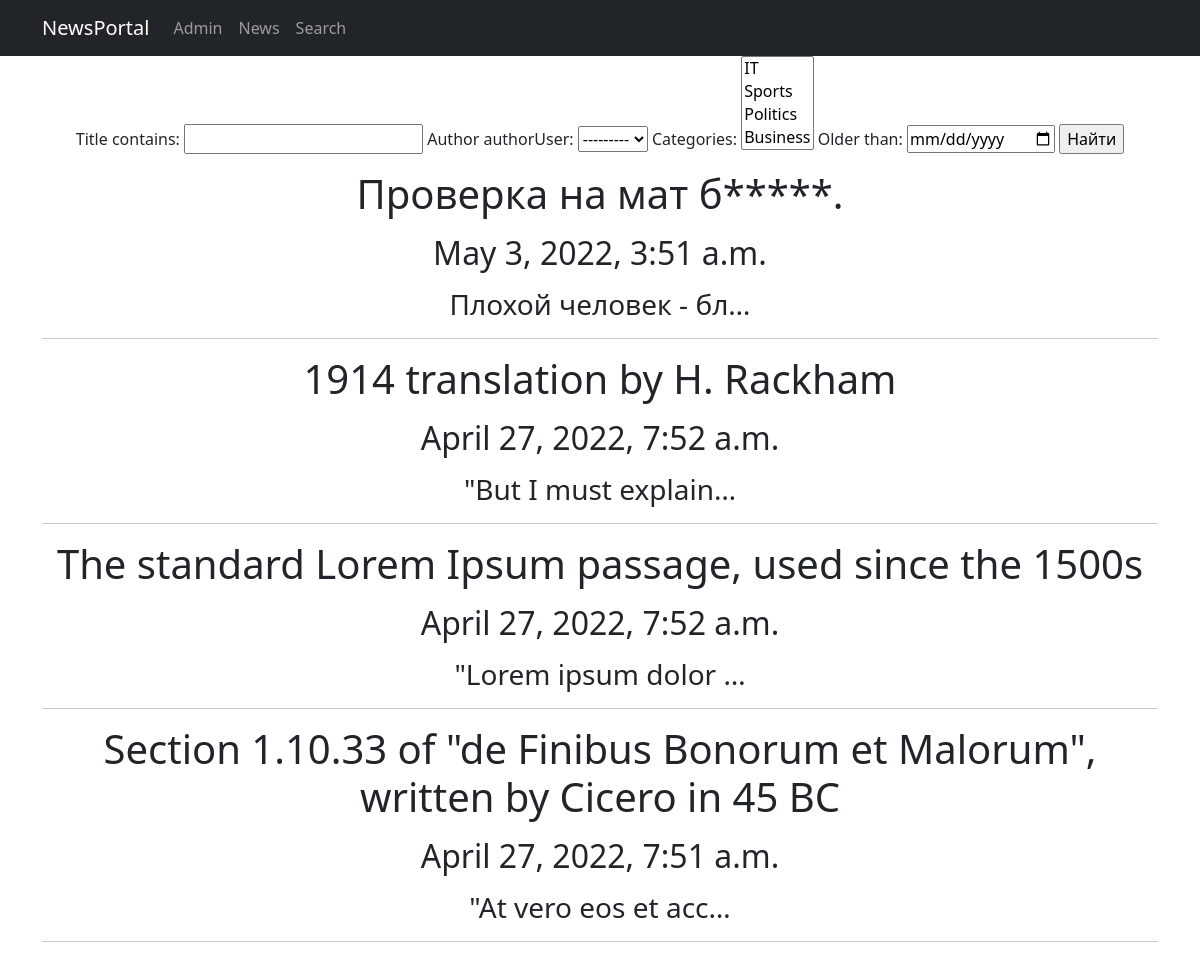
Page /news/search/ on the earlier database version.
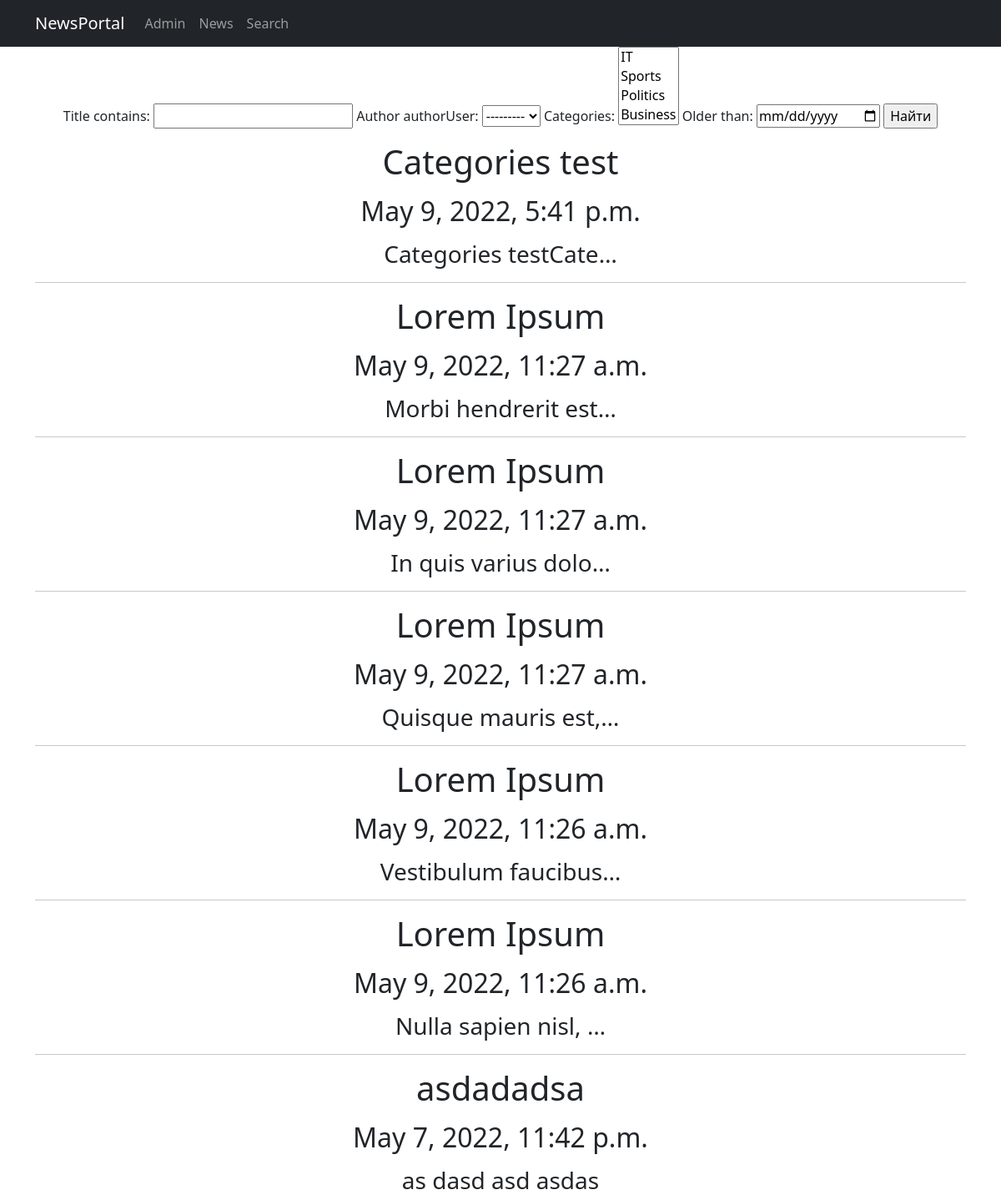
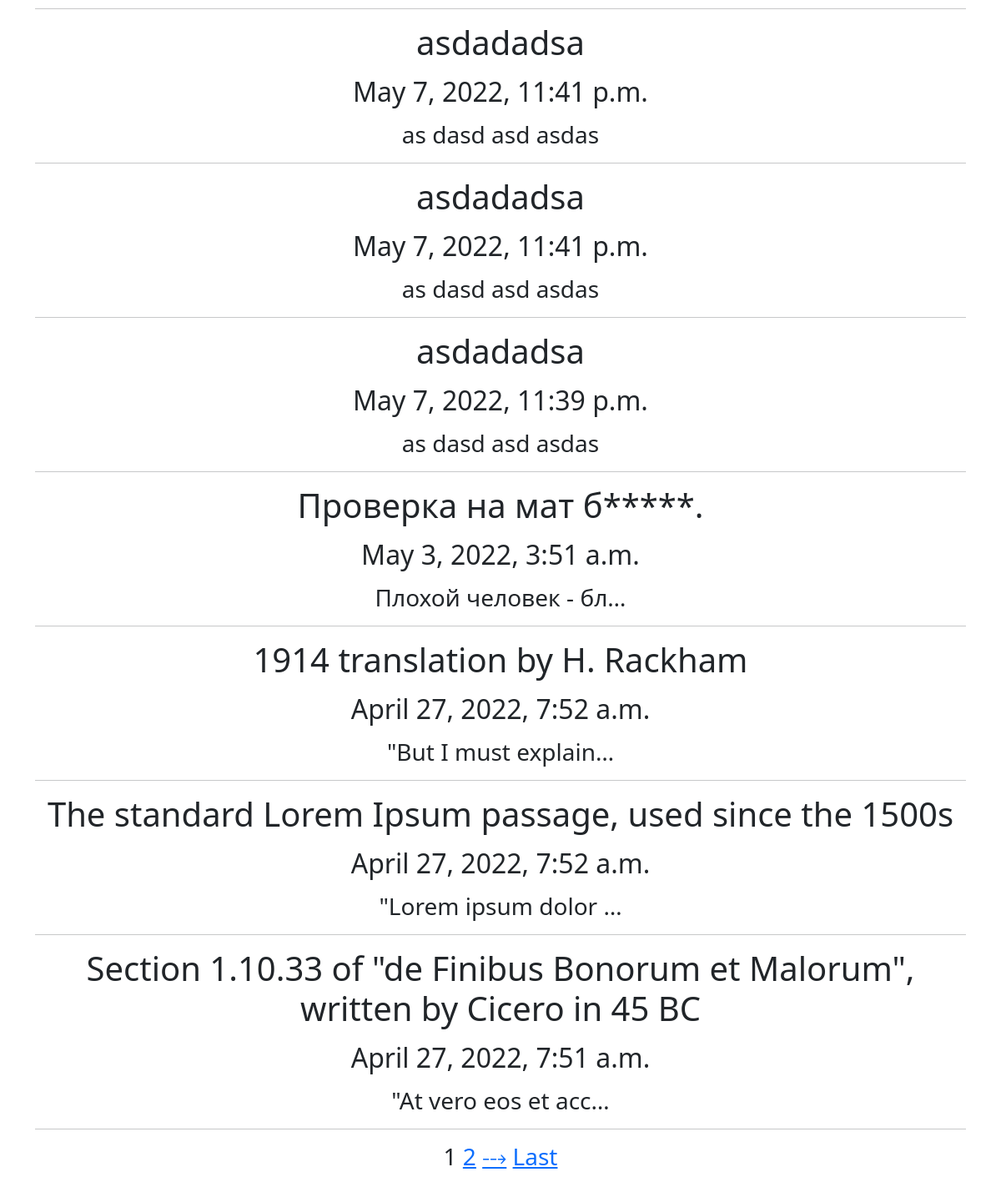
Same page on the later database version (2 pictures, top to bottom).
### NewsPortal/models.py (models this page shows, shortened)
class Post(models.Model):
    author = models.ForeignKey(Author, on_delete=models.CASCADE)
    NEWS = 'N'
    ARTICLE = 'A'
    CATEGORY_CHOICE = (
        (NEWS, 'Новость'),
        (ARTICLE, 'Статья'),
    )
    сategoryType = models.CharField(max_length=1, choices=CATEGORY_CHOICE, default=ARTICLE)
    creation_timedate = models.DateTimeField(auto_now_add=True)
    postCategory = models.ManyToManyField(Category, through="PostCategory")
    title = models.CharField(max_length=128)
    text = models.TextField()
    rating = models.SmallIntegerField(default=0)

### NewsPortal/views.py (the view)
# urls.py: path('search/', SearchView.as_view(), name='search')
class SearchView(ListView):
    template_name = 'search.html'
    model = Post
    ordering = '-creation_timedate'
    paginate_by = 10
    def get_context_data(self, **kwargs):  # забираем отфильтрованные объекты переопределяя метод get_context_data у наследуемого класса (привет, полиморфизм, мы скучали!!!)
        context = super().get_context_data(**kwargs)
        context['filter'] = PostFilter(self.request.GET, queryset=self.get_queryset())  # вписываем наш фильтр в контекст
        return context

### NewsPortal/models.py (called while the page is built)
    def __str__(self):
        return f'{self.name}'

### NewsPortal/templatetags/custom_filters.py (called while the page is built)
@register.filter()
def censor(value):
   for i in curselist:
      if i.find(value):
         value = value.replace(i[1::], "*" * len(i))
      else:
         return f'{value}'
   return f'{value}'

@register.filter(name='update_page')
def update_page(full_path:str, page:int):
    try:
        params_list = full_path.split('?')[1].split('&')
        params = dict([tuple(str(param).split('=')) for param  in params_list])
        params.update({'page' : page})
        link = ''
        for key, value in params.items():
            link += (f"{key}={value}&")
        return link[:-1]
    except:
        return f"page={page}"

### templates/search.html (shortened to what this page needs)
{% extends 'default.html' %}
{% load custom_filters %}
{% load custom_tags %}
{% block content %}
    <form action="" method="get">
        {{ filter.form }}
        <input type="submit" value="Найти">
    </form>
    {% for n in filter.qs %}
        <h1>{{ n.title|censor }}
        <p>
        <h2>{{ n.creation_timedate }}
        <p>
        <h3>{{ n.text|truncatechars:20|censor }}
        <hr>
    {% endfor %}
    {% if is_paginated %}
        {% for num in page_obj.paginator.page_range %}
            {% if page_obj.number == num %}
                <a>{{ num }}</a>
            {% elif num > page_obj.number|add:'-3' and num < page_obj.number|add:'3' %}
                <a href="?{{ request.get_full_path|update_page:num }}">{{ num }}</a>
            {% endif %}
        {% endfor %}
        {% if page_obj.has_next %}
            <a href="?{{ request.get_full_path|update_page:page_obj.next_page_number }}">⤏</a>
            <a href="?{{ request.get_full_path|update_page:page_obj.paginator.num_pages }}">Last</a>
        {% endif %}
    {% endif %}
{% endblock content %}

Differences in the rows shown:
added Post: title|censor "Categories test", creation_timedate "May 9, 2022, 5:41 p.m.", text|censor "Categories testCate…"
added Post: title|censor "Lorem Ipsum", creation_timedate "May 9, 2022, 11:27 a.m.", text|censor "Morbi hendrerit est…"
added Post: title|censor "Lorem Ipsum", creation_timedate "May 9, 2022, 11:27 a.m.", text|censor "In quis varius dolo…"
added Post: title|censor "Lorem Ipsum", creation_timedate "May 9, 2022, 11:27 a.m.", text|censor "Quisque mauris est,…"
added Post: title|censor "Lorem Ipsum", creation_timedate "May 9, 2022, 11:26 a.m.", text|censor "Vestibulum faucibus…"
added Post: title|censor "Lorem Ipsum", creation_timedate "May 9, 2022, 11:26 a.m.", text|censor "Nulla sapien nisl, …"
added Post: title|censor "asdadadsa", creation_timedate "May 7, 2022, 11:42 p.m.", text|censor "as dasd asd asdas"
added Post: title|censor "asdadadsa", creation_timedate "May 7, 2022, 11:41 p.m.", text|censor "as dasd asd asdas"
added Post: title|censor "asdadadsa", creation_timedate "May 7, 2022, 11:41 p.m.", text|censor "as dasd asd asdas"
added Post: title|censor "asdadadsa", creation_timedate "May 7, 2022, 11:39 p.m.", text|censor "as dasd asd asdas"
Other differences:
new list line: "1"
new list line: "2"
text now shown: "⤏ Last"
